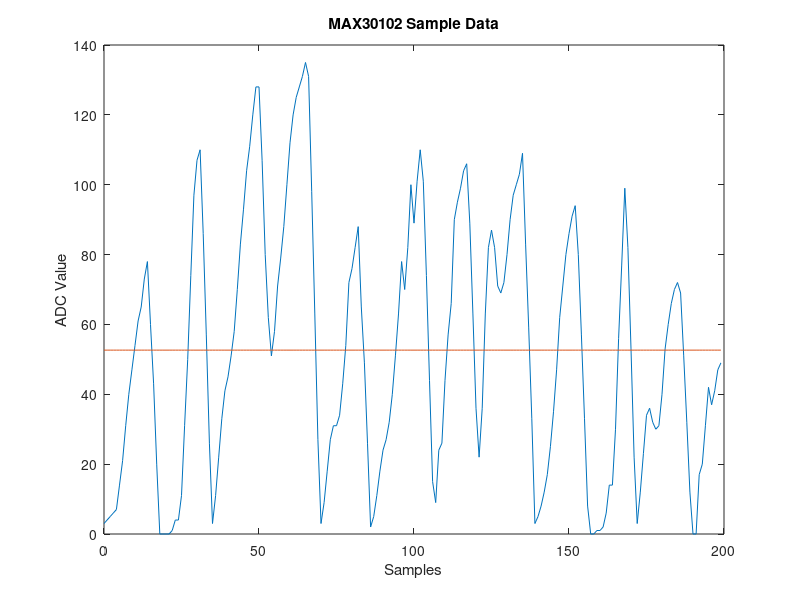

Write MATLAB code to recreate this figure.
% Aaron Lim
% MAX30102 HR algorithm
% Sample Data
% 22 February 2017

fileID = fopen('max30102_sample_data.txt','r');
formatSpec = '%d';
data = fscanf(fileID, formatSpec);
fclose(fileID);

mean = 0;
for i = 1:200
   mean = mean + data(i);
end
mean = (mean / 200);
disp('MEAN: ');
display(mean);
mean_arr = zeros(1,200);
for i = 1:200
   mean_arr(i) = mean; 
end

samples = 0:length(data) - 1;

fig = figure;
plot(samples, data);
hold on;
plot(samples,mean_arr);
xlabel('Samples');
ylabel('ADC Value');
title('MAX30102 Sample Data');